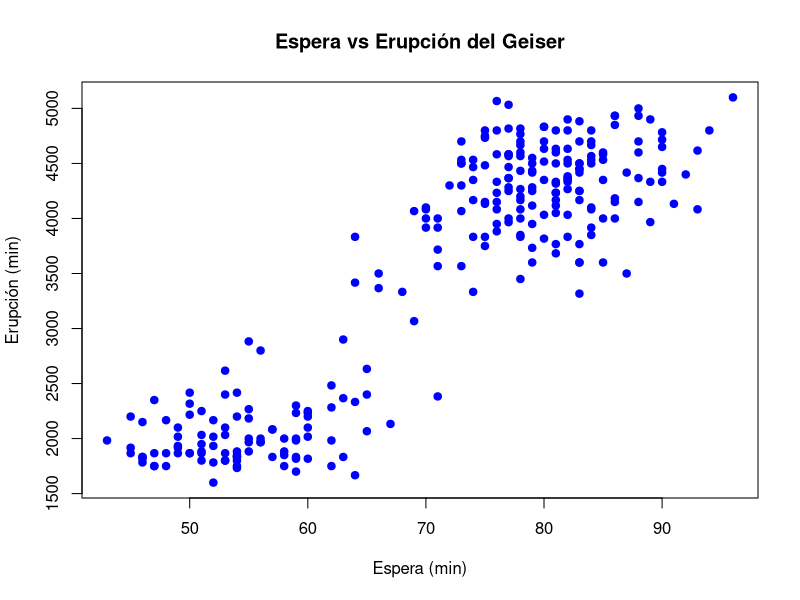
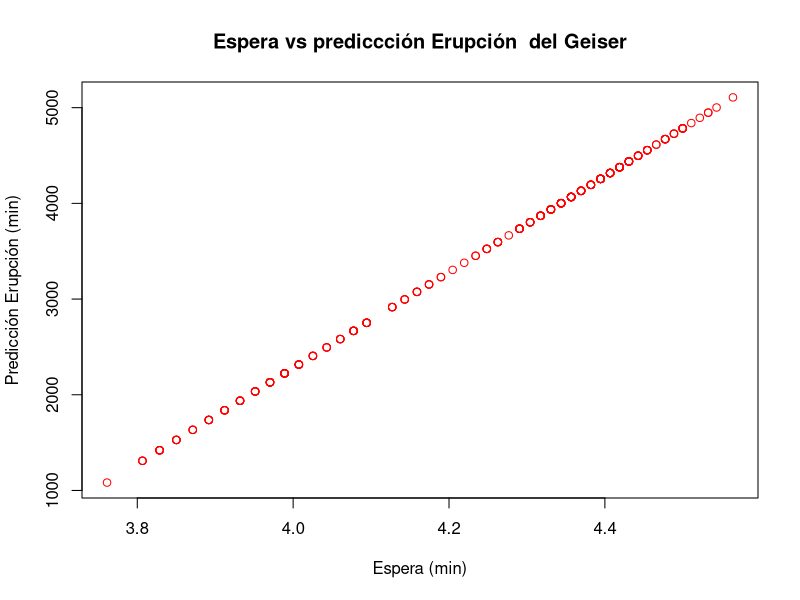
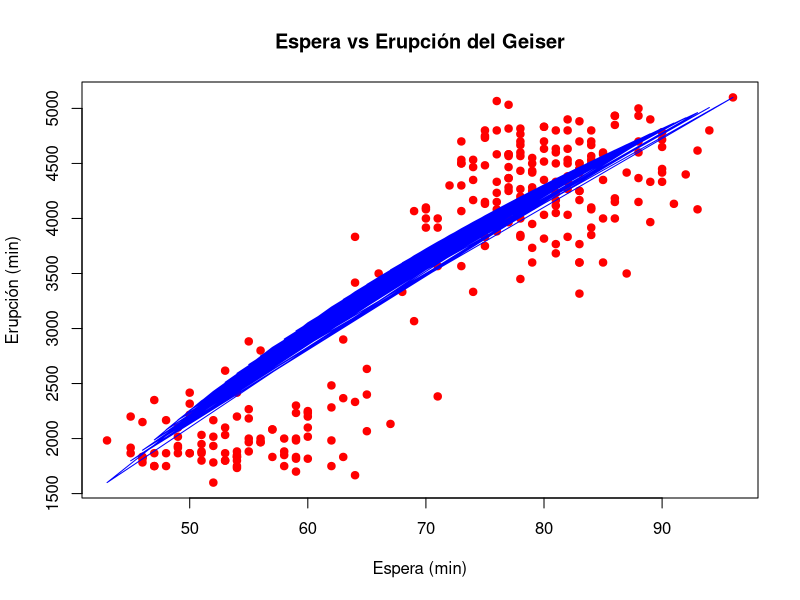

Write R code to recreate these figures, in order.
## ---- chunk 1
knitr::opts_chunk$set(echo = TRUE)
library(openxlsx)
## ---- chunk 2
geiser <- read.xlsx("geiser.xlsx", sheet = 1)
## ---- chunk 3
plot(
  geiser$espera,
  geiser$erupcion,
  main = "Espera vs Erupción del Geiser",
  xlab = "Espera (min)",
  ylab = "Erupción (min)",
  pch = 19,
  col = "blue"
)
## ---- chunk 4
geiser$log_espera <- log(geiser$espera)
geiser_model <- lm(erupcion ~ log_espera, data = geiser)
geiser_model
## ---- chunk 5
summary(geiser_model)
## ---- chunk 6
geiser$predicted_erupcion <- predict(geiser_model)
plot(
  geiser$log_espera,
  geiser$predicted_erupcion,
  main = "Espera vs prediccción Erupción  del Geiser",
  xlab = "Espera (min)",
  ylab = "Predicción Erupción (min)",
  pch = 21,
  col = "red"
)
## ---- chunk 7
formula <- function(x) {
  coef(geiser_model)[1] + coef(geiser_model)[2] * log(x)
  # geiser_model$coefficients[[1]] + geiser_model$coefficients[[2]] * log(x)
}
## ---- chunk 8
plot(
  geiser$espera,
  geiser$erupcion,
  main = "Espera vs Erupción del Geiser",
  xlab = "Espera (min)",
  ylab = "Erupción (min)",
  pch = 19,
  col = "red"
)
par(new = T)
plot(
  geiser$espera,
  formula(geiser$espera),
  col = 'blue',
  type = 'l',
  lwd = 1,
  xlab = "", ylab = "", axes = FALSE
)
